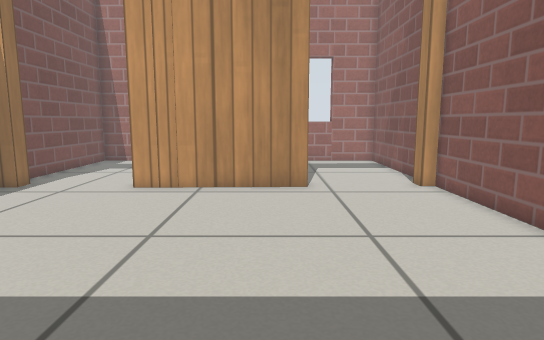
[1] (above)

13 first-person views from a walk through a world built for the Gazebo simulator. The camera is 0.52 m above the floor, tilts 8° down and sees 75° across. The floor is counted in squares, 0.2 m on a side. Each view is taken from the middle of a square. On the plan, view 1 faces up. The plan holds only what a view shows up to about 20 squares ahead; the rest is blank. Simple patterns stand in for the simulator's built-in surfaces.

[2]
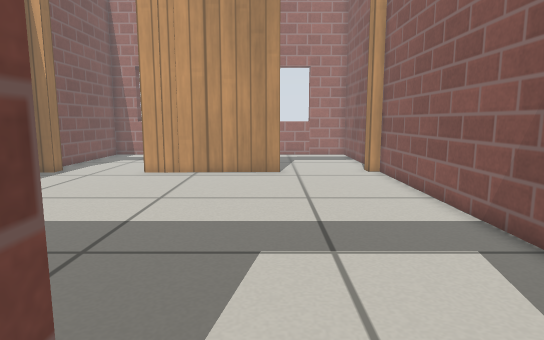

[3]
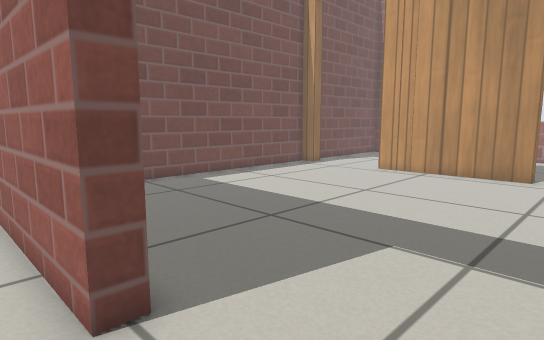

[4]
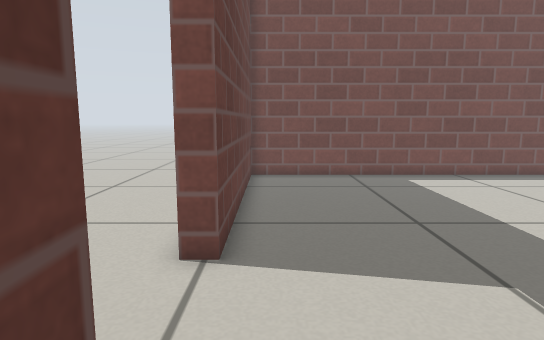

[5]
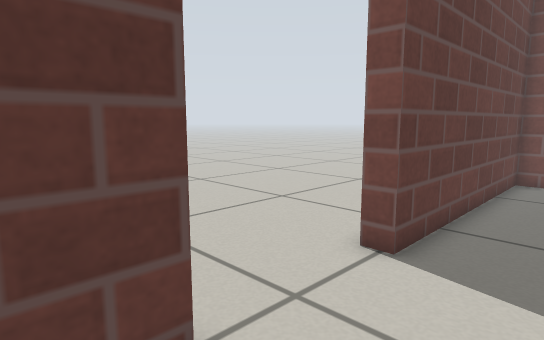

[6]
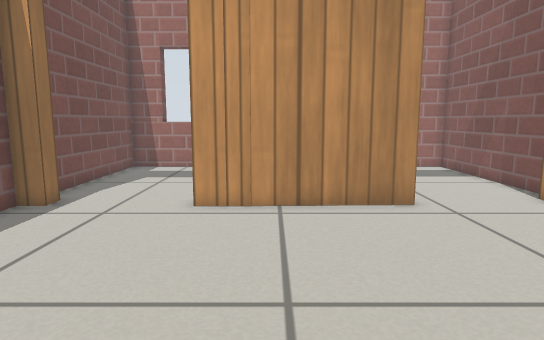

[7]
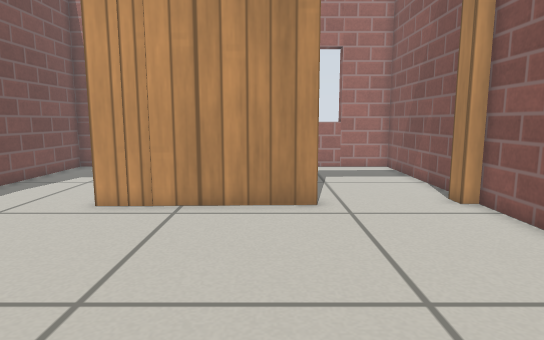

[8]
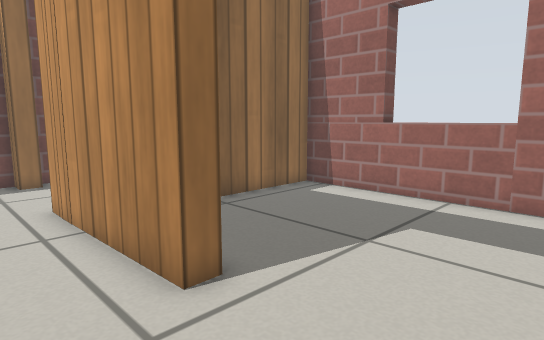

[9]
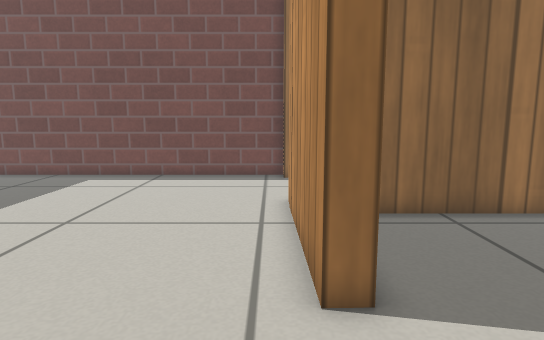

[10]
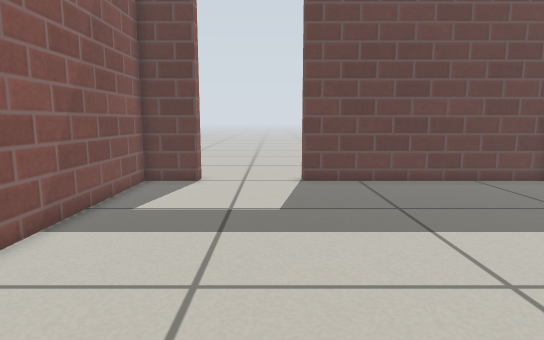

[11]
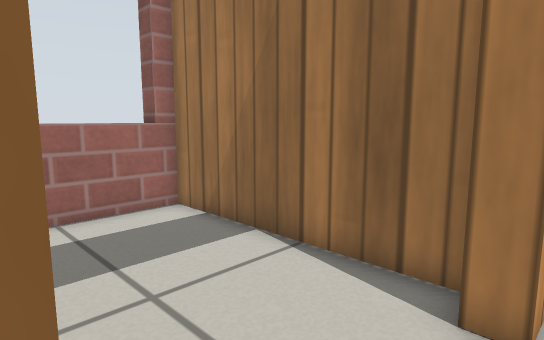

[12]
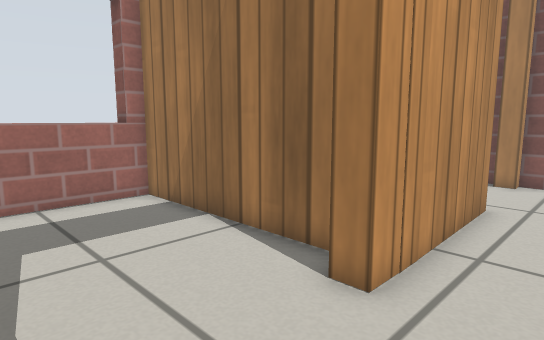

[13]
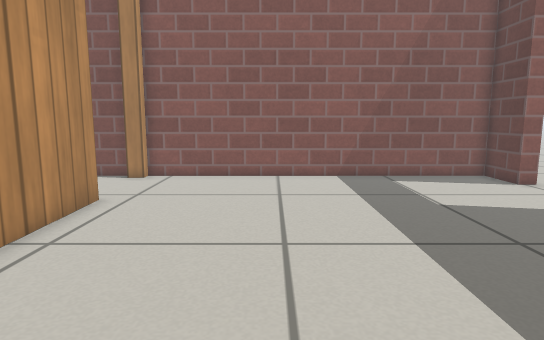

### Floor plan
Points are (right, up) in squares from view 1. A wall is a line through its corners. A room is listed if a view was taken in it or the views show most of it. See-through windows are left out.
Room 1 (views 1, 4, 5, 6, 7, 8, 9, 10, 11, 12, 13)
walls: (1.4, 13.7) (-5.4, 13.5); (4.2, -2) (6.5, -2) (6.5, 13.8) (5.9, 13.8); (-9.9, 13.4) (-10.8, 13.3); (-10.8, 13.6) (-10.8, -2) (-0.3, -2)
ways out: open door at (2, -2.4) to room 2; open door at (3.5, 14) to room 3; open door at (-8, 14) to room 4
Room 2 (views 2, 3)
walls: (-0.3, -2) (-0.3, -2.7) (-6.7, -2.7); (4.2, -2.8) (4.2, -2)
ways out: open door at (2, -2.4) to room 1
Room 3 (no view inside)
walls: (6.5, 14.6) (6.5, 22.8) (-3.6, 22.8) (-3.6, 16); (5.9, 13.8) (5.9, 14.7)
ways out: open door at (3.5, 14) to room 1
Room 4 (no view inside)
walls: (-4.4, 14.5) (-4.4, 22.8) (-10.8, 22.8) (-10.8, 14.4)
ways out: open door at (-8, 14) to room 1

Positions as (right, up) in squares from view 1, and headings:
1: (0, 0), facing up
2: (1, -4), facing up
3: (4, -4), facing up-left
4: (6, -1), facing left
5: (6, 1), facing down-left
6: (-3, 3), facing up
7: (0, 3), facing up
8: (6, 11), facing up-left
9: (6, 13), facing left
10: (1, 13), facing down
11: (-10, 13), facing up-right
12: (-10, 11), facing up-right
13: (-10, 8), facing right
